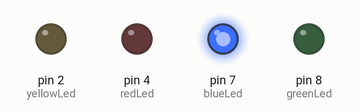
This sketch was run on a simulated Arduino Uno, built with avr-gcc and run on an emulated ATmega328P. Shown: output pins drawn as LEDs (lit = HIGH).

Above: at 0.2 s.
At 1.2 s:
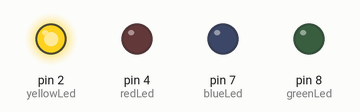
At 2.2 s:
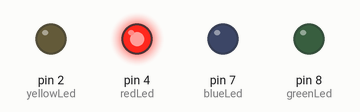
At 3.2 s:
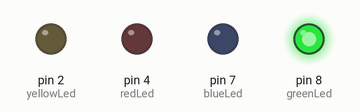
At 4.7 s:
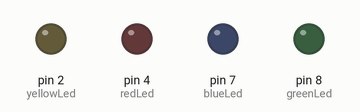
Timing chart, 0 to 5.2 s (numbered marks = the images above):
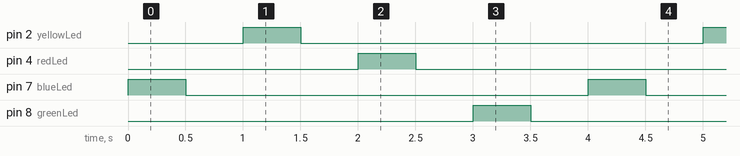

The sketch:

first_circuit_program_2.ino
```cpp
//Pls rand do not blow up the bulbs

int blueLed = 7;
int yellowLed = 2;
int redLed = 4;
int greenLed = 8;

void setup()
{
	pinMode(blueLed, OUTPUT);
	pinMode(yellowLed, OUTPUT);
	pinMode(redLed, OUTPUT);
	pinMode(greenLed, OUTPUT);
}

void loop()
{
	digitalWrite(blueLed, HIGH);
	delay(500);
	digitalWrite(blueLed, LOW);
	delay(500);
	digitalWrite(yellowLed, HIGH);
	delay(500);
	digitalWrite(yellowLed, LOW);
	delay(500);
	digitalWrite(redLed, HIGH);
	delay(500);
	digitalWrite(redLed, LOW);
	delay(500);
	digitalWrite(greenLed, HIGH);
	delay(500);
	digitalWrite(greenLed, LOW);
	delay(500);
}
```

Measured:
- by itself, pin 2 (yellowLed), pin 4 (redLed), pin 7 (blueLed), pin 8 (greenLed): alternates HIGH for 0.50 s and LOW for 3.5 s
- by itself, everything shown: repeats every 4.0 s, in 8 steps
